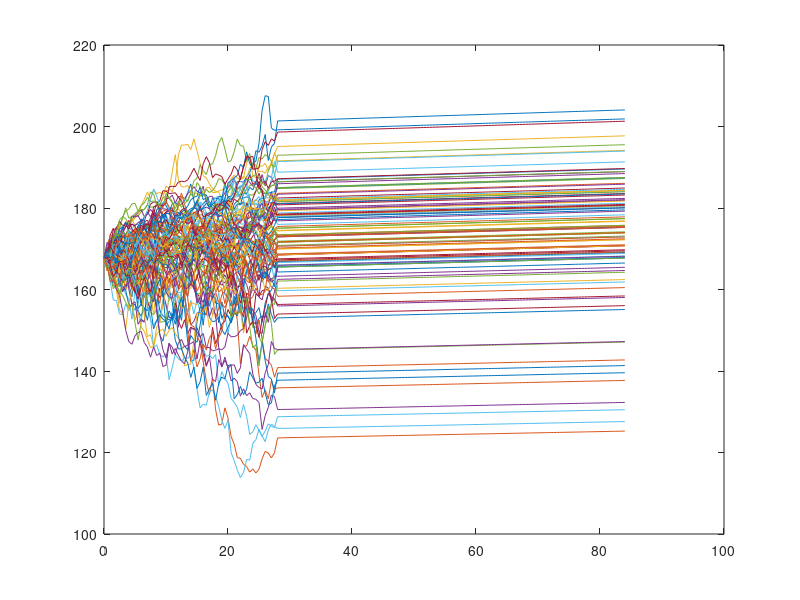

Write the MATLAB code that produced this figure.
clear;
S0=167.65;
r = 0.06;

T = 84/252;
D=252; %number of (trading) days in a year
L = T*D*2; % number of time intervals
M = 1000; % number of asset paths
sigmamax=1;

dt = T/L;
A = importdata('AAPL.txt','\t',1);
B=A.data(:,:);
Error=0;


times=unique(B(:,1));

%a=0.1897*ones(size(times,1),1);
a=zeros(size(times,1),1);
a(1)=0.1897;a(2)=0.1897;a(3)=0.1897;a(4)=0.1897;
%b=2.0986*ones(size(times,1),1);
b=zeros(size(times,1),1);
b(1)=20.0986;b(2)=20.0986;b(3)=20.0986;b(4)=20.0986;
c=179.6484*ones(size(times,1),1);


S = S0*ones(M,L+1); % asset paths

sigma=a(1)*ones(M,1);

%%{
for k = 2:L+1
S(:,k)=S(:,k-1)+S(:,k-1)*r*dt+sqrt(dt)*sigma(:).*S(:,k-1).*randn(M,1);

for i=1:size(times,1)
if dt*D*(k-1)<times(i)
   sigma=arrayfun(@(x) min(a(i)+b(i)*x^2,0.5),(S(:,k)-c(i))/c(i));
   break;
end
end

if ismember(dt*D*k,times) 
   C=B(B(:,1)==dt*D*k,2:3);
   for j=1:size(C,1)
       for i=1:M
           Y(i,j) = max(S(i,k)-C(j,1),0);
       end
   end
   Error=Error+abs(sum(exp(-r*dt*k)*mean(Y)-C(:,2)'));
   clear Y;
end

end
%}

plot(0:dt*D:T*D,S(1:100,:)')
Error
%{
Error=0;
% Find payoff Y at expiry.
for j=1:size(B,1)
for i=1:M
Y(i,j) = max(S(i,L+1)-B(j,2),0);
end
end
abs(sum(exp(-r*dt*L)*mean(Y)-B(:,3)'));
%}


%{
d1 = (log(S0/K) + (r + 0.5*sigma0^2)*T)/(sigma0*sqrt(T));
d2 = d1 - sigma0*sqrt(T);
N1 = normcdf(d1);
N2 = normcdf(d2);
European_call_BS = S0*N1 - K*exp(-r*T)*N2
%}

%function error=localvol